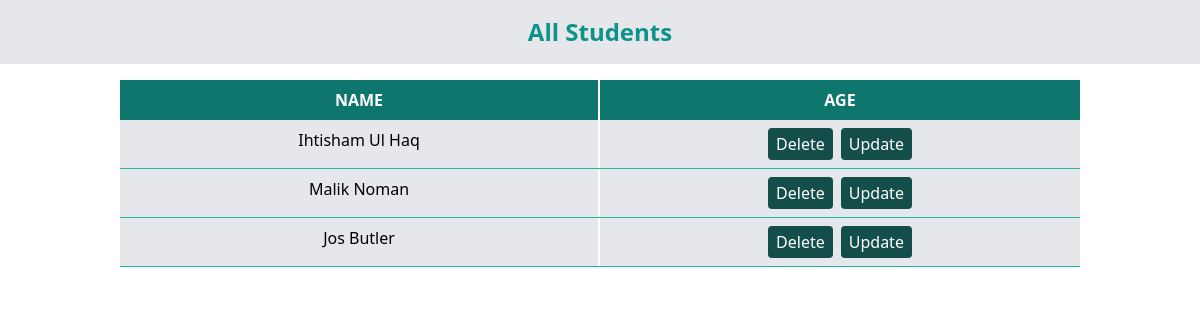
/all, run on an earlier commit of the app's database.
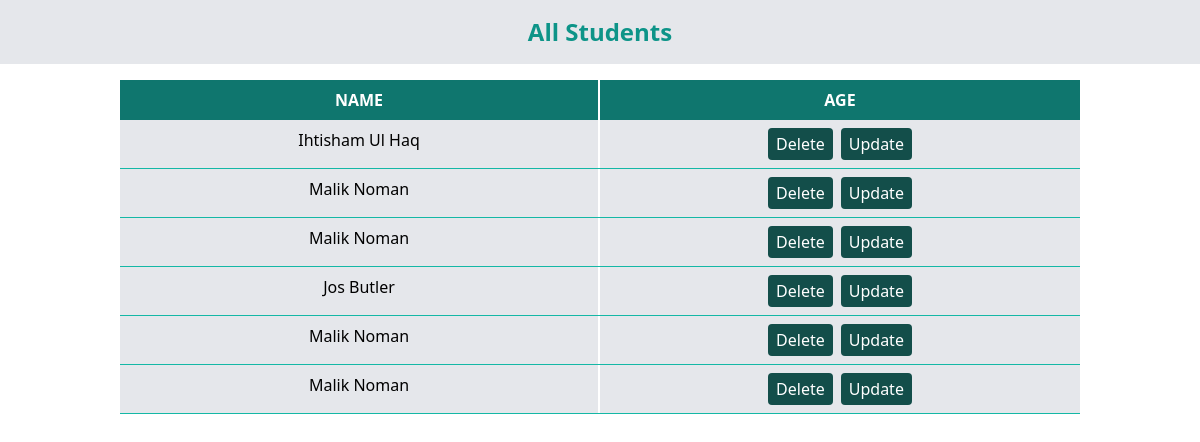
And on a later commit of the database.
### student/models.py (models this page shows, shortened)
class Student(models.Model):
    id=models.IntegerField(primary_key=True)
    name=models.CharField(max_length=100)
    course=models.CharField(max_length=100)
    joindate=models.DateField()
    fee=models.IntegerField()

### student/views.py (the view)
# urls.py: path('all',views.allStudents,name="all"),
def allStudents(req):
    data = Student.objects.all()
    return render(req, 'students.html',{"data":data,"del":StudentDelete,"upd":Studentupd})

### student/templates/students.html (shortened to what this page needs)
<!DOCTYPE html>
<html lang="en">
  <head>
    <script src="https://cdn.tailwindcss.com"></script>
  </head>
  <body>
    <nav
      class="flex justify-center px-10 py-4 text-2xl bg-gray-200 items-center font-bold text-teal-600"
    >
    <p>All Students</p>
</nav>
<header class="flex flex-col items-center w-full py-4 ">
    <div class="flex w-4/5  justify-center bg-teal-700 font-semibold text-white">
        <div class="w-1/2 py-2 rounded-l-full text-center border-r-2 border-r-white">NAME</div>
        <div class="w-1/2 py-2 text-center">AGE</div>
      </div>
      {% for i in data %}
      <div class="flex w-4/5  justify-center bg-gray-200 border-b border-teal-500">
          <div class="w-1/2 py-2 rounded-l-full text-center border-r-2 border-r-white">{{ i.name }}</div>
          <div class="w-1/2 py-2 text-center flex gap-2 items-center justify-center">
            <form action="/delete" method = "POST" >
                <button type="submit" class="px-2 py-1 bg-teal-900 rounded cursor-pointer text-white" value={{ i.id }} name="UID" >
                  Delete
                </button>
            </form>
            <form action="/student-updater" method = "POST">
                <button type="submit" class="px-2 py-1 bg-teal-900 rounded cursor-pointer text-white" value={{ i.id }} name="UID" >
                  Update
                </button>
            </form>
            </div>
        </div>
        {% endfor %}
    </header>
  </body>
</html>

What changed in the data, as far as the page shows it:
added Student: name "Malik Noman", {{ i.id }} 1234567 (drawn)
added Student: name "Malik Noman", {{ i.id }} 1232432456235 (drawn)
added Student: name "Malik Noman", {{ i.id }} 43523678967563423 (drawn)
